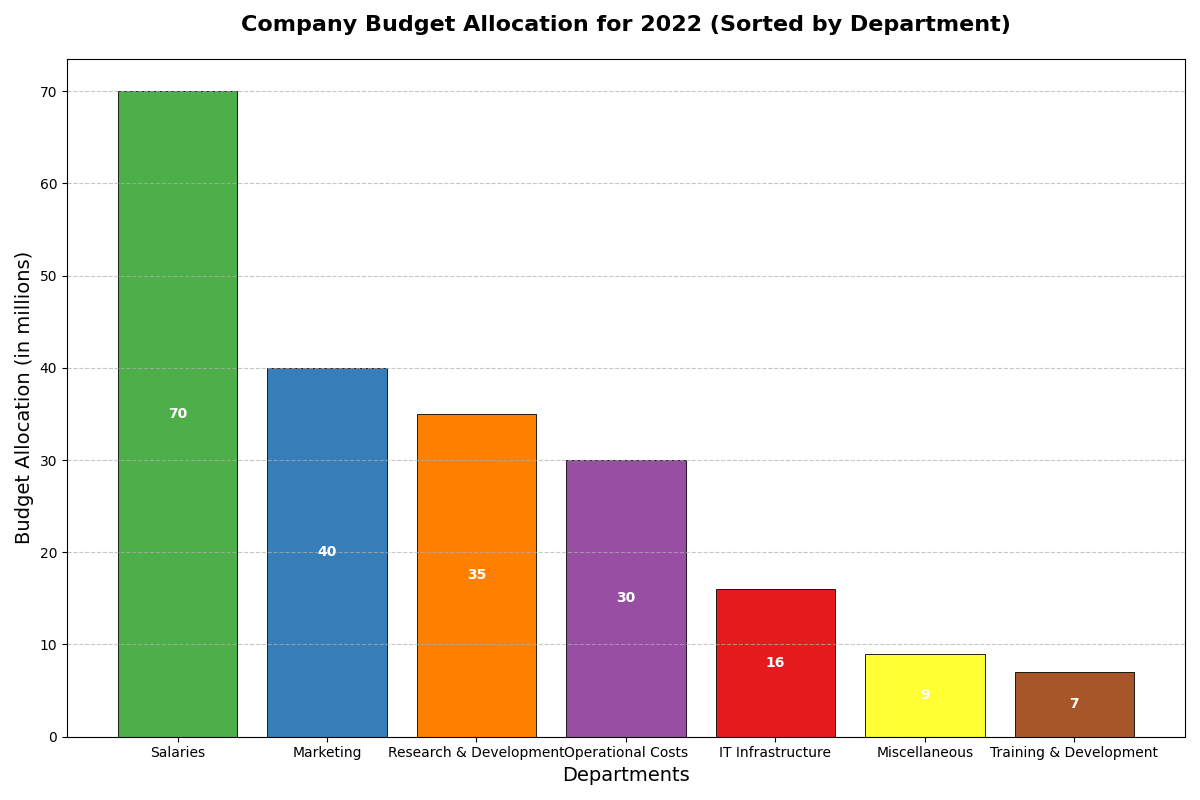

The Python source for this figure:
import matplotlib.pyplot as plt
import numpy as np

# Define years and categories
years = np.array([2018, 2019, 2020, 2021, 2022])
categories = ['Salaries', 'Marketing', 'Research & Development', 'Operational Costs', 
              'Miscellaneous', 'IT Infrastructure', 'Training & Development']

# Define the budget allocation data for each department (in millions)
data = np.array([
    [50, 55, 60, 65, 70],       # Salaries
    [20, 25, 30, 35, 40],       # Marketing
    [15, 20, 25, 30, 35],       # Research & Development
    [10, 15, 20, 25, 30],       # Operational Costs
    [5, 6, 7, 8, 9],            # Miscellaneous
    [8, 10, 12, 14, 16],        # IT Infrastructure
    [3, 4, 5, 6, 7]             # Training & Development
])

# Sorting categories based on 2022 values for descending order as an example
sorted_indices = np.argsort(data[:, -1])[::-1]

# Reordering data and categories
data = data[sorted_indices]
categories = np.array(categories)[sorted_indices]

# Initialize the figure and axis
fig, ax = plt.subplots(figsize=(12, 8))

# Plot bars for the year 2022 as an example (can be modified for other years)
ax.bar(categories, data[:, -1], color=['#4daf4a', '#377eb8', '#ff7f00', '#984ea3', '#e41a1c', 
                                       '#ffff33', '#a65628'], edgecolor='k', linewidth=0.6)

# Set titles and labels
ax.set_title("Company Budget Allocation for 2022 (Sorted by Department)", fontsize=16, fontweight='bold', pad=20)
ax.set_xlabel("Departments", fontsize=14)
ax.set_ylabel("Budget Allocation (in millions)", fontsize=14)

# Display values on the bars
for i, value in enumerate(data[:, -1]):
    ax.text(i, value / 2, f'{value}', ha='center', va='center', fontsize=10, color='white', fontweight='bold')

# Add a grid for better readability
ax.grid(axis='y', linestyle='--', alpha=0.7)

# Automatically adjust the layout to prevent overlap
plt.tight_layout()

# Display the plot
plt.show()
